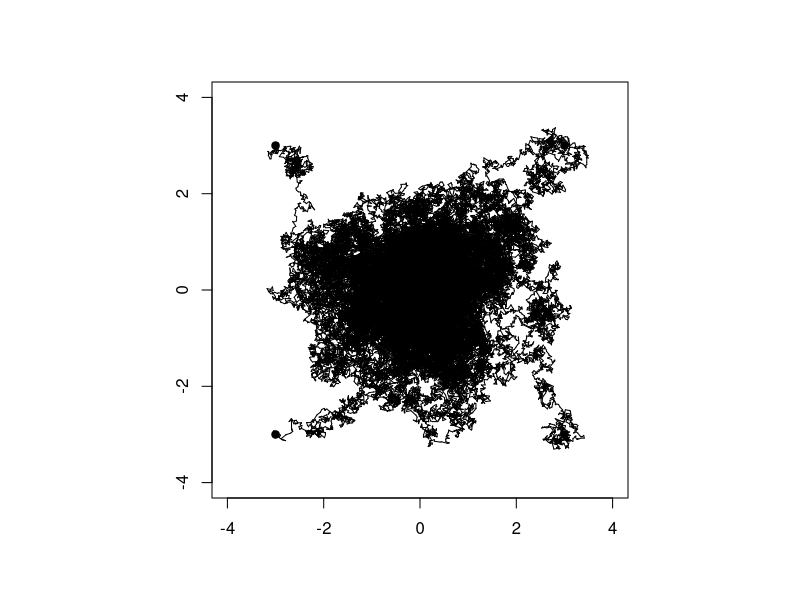

The R source for this figure:
chains <- 5
iter <- 20000
sims <- array (NA, c(iter, chains,2))
dimnames (sims) <- list (NULL, NULL,
                         c ("theta1", "theta2"))
sims[1,1,]=c(3,3)
sims[1,2,]=c(3,-3)
sims[1,3,]=c(-3,3)
sims[1,4,]=c(-3,-3)
sims[1,5,]=c(0,0)
theta1_update=function(){
  return(rnorm(1,theta1,0.2^2))
}
theta2_update=function(){
  return(rnorm(1,theta2,0.2^2))
}
par(pty="s")
plot(x=NULL,
     y=NULL,
     xlim=range(-4:4),
     ylim=range(-4:4),xlab="",ylab=""
)
points(x=c(3,3,-3,-3,0),y=c(3,-3,3,-3,0),pch=19)
r=0
u=0
for (m in 1:chains){
  for (t in 1:(iter-1)){
    theta1 <- sims[t,m,1]
    theta2 <- sims[t,m,2]
    theta1 <- theta1_update()
   
    #segments(x0=sims[t,m,1], y0=sims[t,m,2], x1 = theta1, y1 = sims[t,m,2])
    theta2 <- theta2_update()
    r=dnorm(theta1,0,1)*dnorm(theta2,0,1)/(dnorm(sims[t,m,1],0,1)*dnorm(sims[t,m,2],0,1))
    #print(r)
    r=min(r,1)
    u=runif(1,0,1)
    if (u<r){
      sims[t+1,m,] <- c (theta1,theta2)
      
    }
    else{
      sims[t+1,m,] <- c (sims[t,m,1],sims[t,m,2])
      
    }
    
    segments(x0=sims[t,m,1], y0=sims[t,m,2], x1 = sims[t+1,m,1], y1 = sims[t+1,m,2])
  }
}
